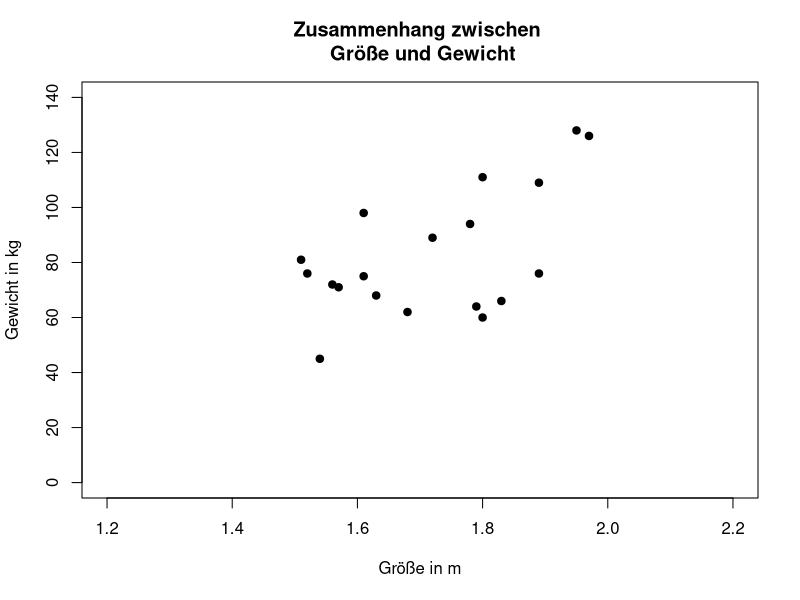
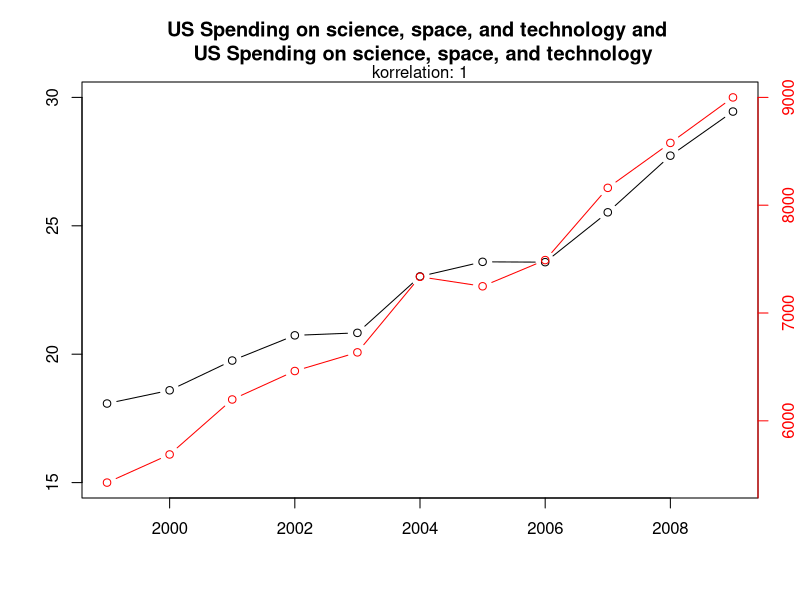

Recreate these plots in R, in order.
## ---- chunk 1
library(knitr)
library(fGarch)
knitr::opts_chunk$set(echo = TRUE, cache=TRUE, size="scriptsize", 
                      fig.align = "center")
def.chunk.hook  <- knitr::knit_hooks$get("chunk")
knitr::knit_hooks$set(chunk = function(x, options) {
  x <- def.chunk.hook(x, options)
  ifelse(options$size != "normalsize", paste0("\n \\", options$size,"\n\n", x, "\n\n \\normalsize"), x)
})

## ---- chunk 2
height <- c(1.63,1.51,1.56,1.95,1.8,1.79,1.78,1.68,1.89,1.61,1.89,1.97,1.61,
            1.57,1.83,1.8,1.72,1.52,1.54)
weight <- c(68,81,72,128,60,64,94,62,109,75,76,126,98,71,66,111,89,76,45)

hw <- data.frame(height, weight)
kable(hw, col.names=c("Größe (m)","Gewicht (kg)"))

## ---- chunk 3
plot(x=height, y=weight, pch=19, main="Zusammenhang zwischen \n Größe und Gewicht",
     ylab="Gewicht in kg", xlab="Größe in m", ylim=c(0, 140), xlim=c(1.2, 2.2))
## ---- chunk 4
# Suicides by hangig, strangulation and suffocation (count)
x <-c(5427, 5688, 6198, 6462, 6635, 7336, 7248, 7491, 8161, 8578, 9000)
# US Spending on science, space, and technology (bn dollars)
y <- c(18.079, 18.594, 19.753, 20.734, 20.831, 23.029, 23.597, 23.584, 25.525, 27.731, 29.449)
# Time
t <- 1999:2009
plot(t,y, ylim=c(15,30), type="b", ylab="", xlab="", 
     main="US Spending on science, space, and technology and \n US Spending on science, space, and technology")
mtext(paste("korrelation:",round(cor(x,y))))
par(new=T)
plot(t, x, type = "b", axes = FALSE, bty = "n", xlab = "", ylab = "", col="red")
axis(side=4, at = pretty(range(x)), col="red", col.axis="red")
